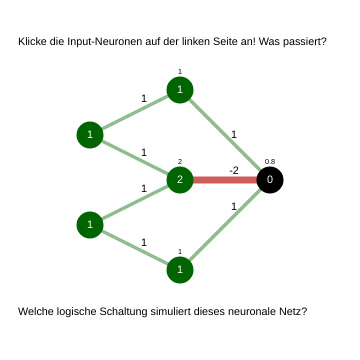
Frame 1 (no input)
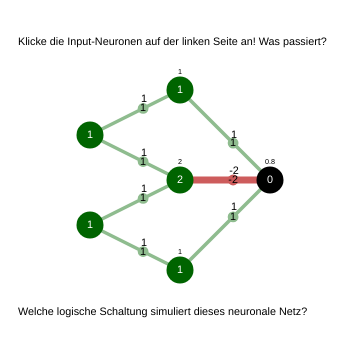
Frame 60 (no input)
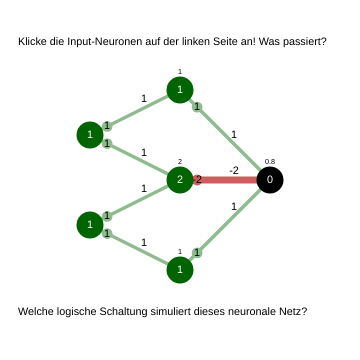
Frame 120 (the mouse pressed at the canvas centre since frame 60)

The p5.js sketch that drew these frames (run headless with seeded random() and noise() and a simulated clock; from frame 60 on, the mouse is pressed at the canvas centre):

// p5.js sketch
// ── sketch.js
const WINDOWSIZE = -1; // verwenden, wenn Canvas auf Fenstergröße skaliert werden soll

let nn;
let buttonAnimate;
let exampleSelector;

let scaling = 0.9;
let originalHeight = 400;
let scaleFactor;

//let SIZE = WINDOWSIZE;   // Canvas auf Fenstergröße skalieren
let SIZE = 400; // Test mit fester Breite

function setup() {
  if (SIZE < 0) SIZE = windowWidth;
  createCanvas(SIZE, SIZE);

  buttonAnimate = createButton("Animation an/aus");
  buttonAnimate.on = true;
  buttonAnimate.mousePressed((_) => (buttonAnimate.on = !buttonAnimate.on));

  exampleSelector = createSelect();
  for (let ex of NN_EXAMPLES) {
    exampleSelector.option(ex.name);
  }
  exampleSelector.changed(selectionChanged);
  selectionChanged();

  changeNN("Beispiel 4"); // setzt ein bestimmtes Bsp als Start
}

function selectionChanged() {
  let item = exampleSelector.value();
  changeNN(item);
}

function changeNN(item) {
  nnDefinition = NN_EXAMPLES.find((net) => net.name === item);
  if (nnDefinition === undefined) selectionChanged();
  nn = Network.objectToNN(nnDefinition);
}

function draw() {
  scaleWindow();
  background(255);

  text(
    "Klicke die Input-Neuronen auf der linken Seite an! Was passiert?",
    20,
    50
  );
  for (const id in nn.nodes) {
    const node = nn.nodes[id];
    for (const con of node.successorCons) {
      con.show();
    }
    node.show();
  }
  text("Welche logische Schaltung simuliert dieses neuronale Netz?", 20, 350);
}

function mousePressed() {
  for (const node of Object.values(nn.nodes)) {
    if (node.isUnderMouse()) {
      node.toggleActivation();
    }
  }
}

function scaleWindow() {
  resizeCanvas(scaling * SIZE, scaling * SIZE);
  scaleFactor = (scaling * SIZE) / originalHeight;
  scale(scaleFactor, scaleFactor);
}

// ── connection.js
"use strict";

class Connection {
  constructor(node1, node2, weight) {
    this.src = node1;
    this.dest = node2;
    this.weight = weight;
    this.animationPct = 0;
  }

  weightedActivation() {
    return this.weight * this.src.activationFunction();
  }

  color() {
    return this.weight > 0 ? "darkseagreen" : "indianred";
  }

  show() {
    const { x: x1, y: y1 } = this.src.location;
    const { x: x2, y: y2 } = this.dest.location;

    push();

    stroke(this.color());
    strokeWeight(abs(this.weight) * 4);
    line(x1, y1, x2, y2);

    textAlign(CENTER, CENTER);
    noStroke();
    fill(0);
    let pt = this.pointAt(0.6);
    text(this.weight, pt.x, pt.y - 10);

    if (this.src.isFiring()) {
      this.animate(this.src.activationFunction());
    }
    pop();
  }

  animate(activation) {
    let pt = this.pointAt(this.animationPct);
    push();
    noStroke();
    fill(this.color());
    circle(pt.x, pt.y, 12);
    fill(0);
    textAlign(CENTER, CENTER);
    text(round(this.weightedActivation(), 2), pt.x, pt.y);
    pop();
    if (buttonAnimate.on) {
      this.animationPct = (this.animationPct + 0.01) % 1;
    }
  }

  pointAt(pct) {
    let dir = p5.Vector.sub(this.dest.location, this.src.location);
    dir.mult(pct);
    return p5.Vector.add(this.src.location, dir);
  }
}

// ── examples.js
NN_EXAMPLES = [
  
  {
    // OR
    name: "Beispiel 0",
    nodes: [
      { id: "in1", bias: 0.5, x: 100, y: 100 },
      { id: "in2", bias: 0.5, x: 100, y: 300 },
      { id: "out", bias: 0.1, x: 300, y: 200 },
    ],
    connections: [
      { src: "in1", dest: "out", weight: 0.2 },
      { src: "in2", dest: "out", weight: 0.4 },
    ],
    inputs: { in1: 0, in2: 0 },
  },

  {
    // AND
    name: "Beispiel 1",
    nodes: [
      { id: "in1", bias: 0.5, x: 100, y: 100 },
      { id: "in2", bias: 0.5, x: 100, y: 300 },
      { id: "out", bias: 0.75 , x: 300, y: 200 },
    ],
    connections: [
      { src: "in1", dest: "out", weight: 0.5 },
      { src: "in2", dest: "out", weight: 0.5 },
    ],
    inputs: { in1: 0, in2: 1 },
  },

  {
    // Bsp aus Jupyter-Notebook Perzeptron
    name: "Beispiel 2",
    nodes: [
      { id: "in1", bias: 0, x: 100, y: 100 },
      { id: "in2", bias: 0, x: 100, y: 300 },
      { id: "out", bias: 0, x: 300, y: 200 },
    ],
    connections: [
      { src: "in1", dest: "out", weight: 0.2 },
      { src: "in2", dest: "out", weight: -0.8 },
    ],
    inputs: { in1: 0.1, in2: 0.2 },
  },

  {
    // XOR
    name: "Beispiel 3",
    nodes: [
      { id: "in1", bias: 0.5, x: 100, y: 100 },
      { id: "in2", bias: 0.5, x: 100, y: 300 },
      { id: "h1", bias: 1, x: 200, y: 100 },
      { id: "h2", bias: -1, x: 200, y: 300 },
      { id: "out", bias: 2, x: 300, y: 200 },
    ],
    connections: [
      { src: "in1", dest: "h1", weight: 1 },
      { src: "in2", dest: "h1", weight: 1 },
      { src: "in1", dest: "h2", weight: -1 },
      { src: "in2", dest: "h2", weight: -1 },
      { src: "h1", dest: "out", weight: 1 },
      { src: "h2", dest: "out", weight: 1 },
    ],
    inputs: { in1: 0, in2: 1 },
  },

  {
    // XOR again... but different
    name: "Beispiel 4",
    nodes: [
      { id: "in1", bias: 1, x: 100, y: 150 },
      { id: "in2", bias: 1, x: 100, y: 250 },
      { id: "h1", bias: 1, x: 200, y: 100 },
      { id: "h2", bias: 2, x: 200, y: 200 },
      { id: "h3", bias: 1, x: 200, y: 300 },
      { id: "out", bias: 0.8, x: 300, y: 200 },
    ],
    connections: [
      { src: "in1", dest: "h1", weight: 1 },
      { src: "in1", dest: "h2", weight: 1 },
      { src: "in2", dest: "h2", weight: 1 },
      { src: "in2", dest: "h3", weight: 1 },
      { src: "h1", dest: "out", weight: 1 },
      { src: "h2", dest: "out", weight: -2 },
      { src: "h3", dest: "out", weight: 1 },
    ],
    inputs: { in1: 1, in2: 1 },
  },
  
  {
    // NAND
    name: "Beispiel 5",
    nodes: [
      { id: "in1", bias: 0.5, x: 100, y: 100 },
      { id: "in2", bias: 0.5, x: 100, y: 300 },
      { id: "out", bias: -1.5, x: 300, y: 200 },
    ],
    connections: [
      { src: "in1", dest: "out", weight: -1 },
      { src: "in2", dest: "out", weight: -1 },
    ],
    inputs: { in1: 0, in2: 0 },
  },



];

// ── network.js
class Network {
  constructor() {
    this.nodes = {};
    this.inputs = {};
    this.outputs = [];
  }

  node(nodeID) {
    return this.nodes[nodeID];
  }

  printTruthTable() {
    // TODO
  }

  static objectToNN(o) {
    let nn = new Network();
    for (const { id, bias, x, y } of o.nodes) {
      nn.nodes[id] = new Node(x, y, bias);
    }
    for (const { src, dest, weight } of o.connections) {
      const srcNode = nn.node(src);
      const destNode = nn.node(dest);
      srcNode.connectWith(destNode, weight);
    }
    for (const [id, activation] of Object.entries(o.inputs)) {
      const node = nn.node(id);
      node.setActivation(activation);
    }
    return nn;
  }
}

// ── node.js
class Node {
  constructor(x, y, bias = 0.1) {
    this.location = createVector(x, y);
    this.radius = 15;
    this.bias = bias;
    this.inputCons = [];
    this.successorCons = [];
    this.activation = 0;
  }

  show() {
    push();
    fill(0);
    noStroke();
    let { x, y } = this.location;
    if (this.activationFunction() > 0) {
      fill("darkgreen");
    } else {
      fill(0);
    }
    ellipseMode(RADIUS);
    circle(x, y, this.radius);

    textAlign(CENTER, CENTER);
    fill(255);
    //text(round(this.activationFunction(), 3), x, y);
    text(round(this.activation, 3), x, y);

    if (!this.isInputNode()) {
      fill(0);
      strokeWeight(0.5);
      textSize(8);
      text(round(this.bias, 1), x, y - 20);
    }

    pop();
  }

  isInputNode() {
    return this.inputCons.length == 0;
  }

  connectWith(other, weight) {
    let con = new Connection(this, other, weight);
    this.successorCons.push(con);
    other.inputCons.push(con);
  }

  setActivation(newAct) {
    this.activation = newAct;
    this.recomputeActivation();
  }

  toggleActivation() {
    this.setActivation(this.activation == 1 ? 0 : 1);
  }

  recomputeActivation() {
    if (!this.isInputNode()) {
      const weightedInputs = this.inputCons.map((c) => c.weightedActivation());
      let sum = 0;
      for (const wi of weightedInputs) sum += wi;
      // this.activation = this.activationFunction(sum)
      this.activation = sum;
    }
    for (const con of this.successorCons) {
      con.dest.recomputeActivation();
    }
    return this.activation;
  }

  activationFunction() {
    // Achtung HACK!!!
    if (this.isInputNode()) return this.activation;

    if (this.activation >= this.bias) return 1;
    else return 0;
  }

  isFiring() {
    return this.activationFunction() > 0;
  }

  isUnderMouse() {
    let { x, y } = this.location;
    let [mx, my] = [mouseX / scaleFactor, mouseY / scaleFactor];
    return dist(x, y, mx, my) < this.radius;
  }
}

// ── style.css
html, body {
  margin: 0;
  padding: 0;
}
canvas {
  display: block;
  box-shadow:4px 4px 4px 2px rgb(0 0 0 / 20%);
}
